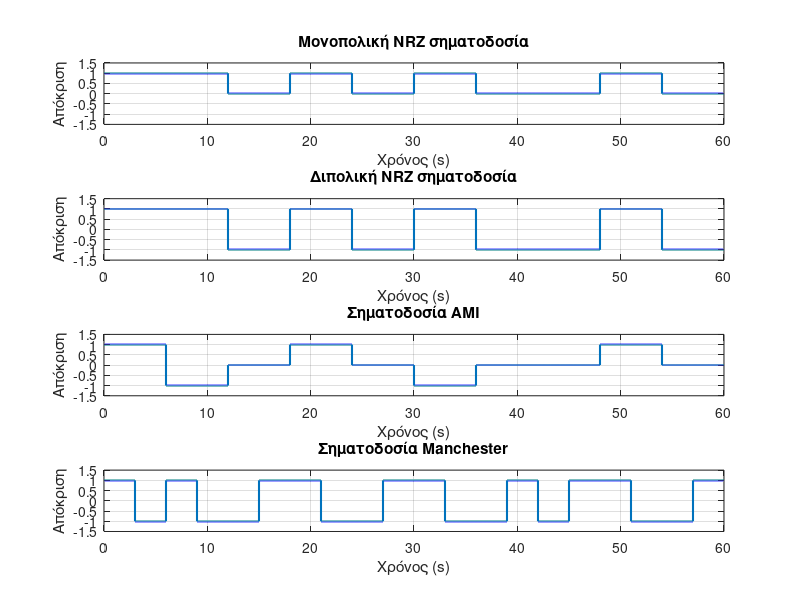

The MATLAB script that drew this image:
% Δυαδική ακολουθία
x = [1 1 0 1 0 1 0 0 1 0];

% Παράμετροι
pulse_duration = 6; % διάρκεια παλμού σε δευτερόλεπτα
Fs = 1000; % ρυθμός δειγματοληψίας σε Hz
t = 0:1/Fs:pulse_duration-1/Fs; % χρονικό διάστημα για κάθε παλμό

% Συνολικός χρόνος για την ακολουθία
total_time = pulse_duration * length(x);
t_total = 0:1/Fs:total_time-1/Fs;

% Προετοιμασία για τα σήματα
unipolar_nrz = zeros(1, length(t_total));
bipolar_nrz = zeros(1, length(t_total));
ami = zeros(1, length(t_total));
manchester = zeros(1, length(t_total));

% Δείκτης χρόνου
time_idx = 1;

% Γέμισμα των σημάτων
for i = 1:length(x)
    if x(i) == 1
        unipolar_nrz(time_idx:time_idx + length(t) - 1) = 1;
        bipolar_nrz(time_idx:time_idx + length(t) - 1) = 1;
        manchester(time_idx:time_idx + length(t)/2 - 1) = 1;
        manchester(time_idx + length(t)/2:time_idx + length(t) - 1) = -1;
        if mod(sum(x(1:i)), 2) == 1
            ami(time_idx:time_idx + length(t) - 1) = 1;
        else
            ami(time_idx:time_idx + length(t) - 1) = -1;
        end
    else
        unipolar_nrz(time_idx:time_idx + length(t) - 1) = 0;
        bipolar_nrz(time_idx:time_idx + length(t) - 1) = -1;
        manchester(time_idx:time_idx + length(t)/2 - 1) = -1;
        manchester(time_idx + length(t)/2:time_idx + length(t) - 1) = 1;
        ami(time_idx:time_idx + length(t) - 1) = 0;
    end
    time_idx = time_idx + length(t);
end

% Γραφικές Παραστάσεις
figure;

subplot(4,1,1);
plot(t_total, unipolar_nrz, 'LineWidth', 1.5);
title('Μονοπολική NRZ σηματοδοσία');
xlabel('Χρόνος (s)');
ylabel('Απόκριση');
ylim([-1.5 1.5]);
grid on;

subplot(4,1,2);
plot(t_total, bipolar_nrz, 'LineWidth', 1.5);
title('Διπολική NRZ σηματοδοσία');
xlabel('Χρόνος (s)');
ylabel('Απόκριση');
ylim([-1.5 1.5]);
grid on;

subplot(4,1,3);
plot(t_total, ami, 'LineWidth', 1.5);
title('Σηματοδοσία AMI');
xlabel('Χρόνος (s)');
ylabel('Απόκριση');
ylim([-1.5 1.5]);
grid on;

subplot(4,1,4);
plot(t_total, manchester, 'LineWidth', 1.5);
title('Σηματοδοσία Manchester');
xlabel('Χρόνος (s)');
ylabel('Απόκριση');
ylim([-1.5 1.5]);
grid on;







%{
clear all,close all,clc
x=[1 1 0 1 0 1 0 0 1 0];
Tp=6;
Fs=1000;
t=0:1/Fs:Tp*length(x)-1/Fs;
sign=1;
for i=1:length(t)    
    if x(floor(t(i)/6)+1)==1
        if mod(t(i),6)==0 && i>1
            sign=-sign;
        end
        X_NRZUN(i)=1;
        X_NRZBI(i)=1;
        X_AMI(i)=sign; 
        if mod(floor(t(i)/3),6)==0
            X_MAN(i)=-1;
        else
            X_MAN(i)=1;
        end
        
    else
        X_NRZUN(i)=0;
        X_NRZBI(i)=-1;
        X_AMI(i)=0;
        if mod(floor(t(i)/3),6)==0
            X_MAN(i)=1;
        else
            X_MAN(i)=-1;
        end
        
    end




end
subplot(411),plot(t,X_NRZUN),grid on,ylim([-0.5 1.5])
subplot(412),plot(t,X_NRZBI),grid on,ylim([-1.5 1.5])
subplot(413),plot(t,X_AMI),grid on,ylim([-1.5 1.5])
subplot(414),plot(t,X_MAN),grid on,ylim([-1.5 1.5])
%}
